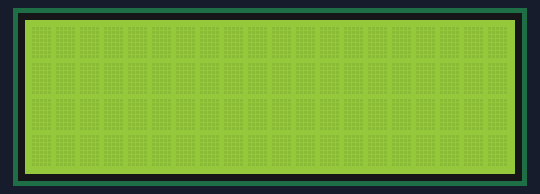
Simulated run of this sketch. Board: Arduino Uno, built with avr-gcc and run on an emulated ATmega328P. Shown: 20×4 character LCD.

Above: at 0.1 s.
At 1.1 s:
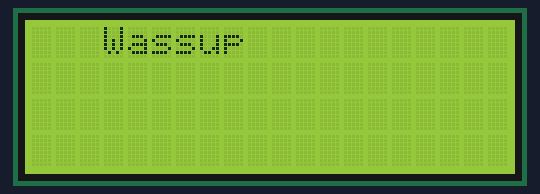
At 3.1 s:
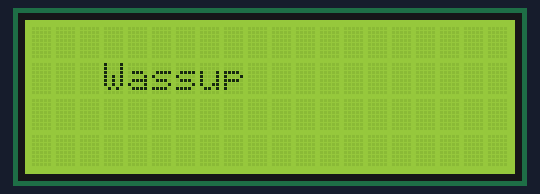

The sketch:

lcd.ino
```cpp
#include <Wire.h>
#include <LiquidCrystal_I2C.h>

LiquidCrystal_I2C lcd(0x27,20,4);

void setup() {
  // put your setup code here, to run once:
  lcd.init();
  lcd.backlight();
}

void loop() {
  // put your main code here, to run repeatedly:
  lcd.clear();
  delay(1000);

  lcd.setCursor(3, 0);
  lcd.print("Wassup");
  delay(1000);

  lcd.clear();
  delay(1000);

  lcd.setCursor(3, 1);
  lcd.print("Wassup");
  delay(1000);
}
```

Measured:
- by itself, everything shown: repeats every 4.0 s, in 4 steps
- what the display in image 1 shows lasts 1.0 s, from 1.1 s to 2.1 s
